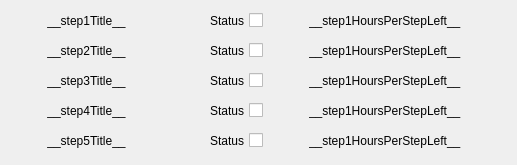
              <widget class="QWidget" name="scrollAreaWidgetContents">
               <property name="geometry">
                <rect>
                 <x>0</x>
                 <y>0</y>
                 <width>517</width>
                 <height>165</height>
                </rect>
               </property>
               <widget class="QWidget" name="layoutWidget">
                <property name="geometry">
                 <rect>
                  <x>10</x>
                  <y>40</y>
                  <width>501</width>
                  <height>22</height>
                 </rect>
                </property>
                <layout class="QHBoxLayout" name="horizontalLayout_6">
                 <item>
                  <widget class="QLabel" name="step2title_label">
                   <property name="text">
                    <string>__step2Title__</string>
                   </property>
                   <property name="alignment">
                    <set>Qt::AlignCenter</set>
                   </property>
                  </widget>
                 </item>
                 <item>
                  <spacer name="horizontalSpacer_7">
                   <property name="orientation">
                    <enum>Qt::Horizontal</enum>
                   </property>
                   <property name="sizeType">
                    <enum>QSizePolicy::Fixed</enum>
                   </property>
                   <property name="sizeHint" stdset="0">
                    <size>
                     <width>40</width>
                     <height>20</height>
                    </size>
                   </property>
                  </spacer>
                 </item>
                 <item>
                  <widget class="QCheckBox" name="step2_checkBox">
                   <property name="maximumSize">
                    <size>
                     <width>54</width>
                     <height>17</height>
                    </size>
                   </property>
                   <property name="layoutDirection">
                    <enum>Qt::RightToLeft</enum>
                   </property>
                   <property name="text">
                    <string>Status</string>
                   </property>
                   <property name="tristate">
                    <bool>false</bool>
                   </property>
                  </widget>
                 </item>
                 <item>
                  <spacer name="horizontalSpacer_8">
                   <property name="orientation">
                    <enum>Qt::Horizontal</enum>
                   </property>
                   <property name="sizeType">
                    <enum>QSizePolicy::Fixed</enum>
                   </property>
                   <property name="sizeHint" stdset="0">
                    <size>
                     <width>40</width>
                     <height>20</height>
                    </size>
                   </property>
                  </spacer>
                 </item>
                 <item>
                  <widget class="QLabel" name="step1hoursPerStepLeft_label_2">
                   <property name="text">
                    <string>__step1HoursPerStepLeft__</string>
                   </property>
                  </widget>
                 </item>
                 <item>
                  <spacer name="horizontalSpacer_16">
                   <property name="orientation">
                    <enum>Qt::Horizontal</enum>
                   </property>
                   <property name="sizeType">
                    <enum>QSizePolicy::Fixed</enum>
                   </property>
                   <property name="sizeHint" stdset="0">
                    <size>
                     <width>50</width>
                     <height>20</height>
                    </size>
                   </property>
                  </spacer>
                 </item>
                </layout>
               </widget>
               <widget class="QWidget" name="layoutWidget_2">
                <property name="geometry">
                 <rect>
                  <x>10</x>
                  <y>70</y>
                  <width>501</width>
                  <height>22</height>
                 </rect>
                </property>
                <layout class="QHBoxLayout" name="horizontalLayout_7">
                 <item>
                  <widget class="QLabel" name="step3title_label">
                   <property name="text">
                    <string>__step3Title__</string>
                   </property>
                   <property name="alignment">
                    <set>Qt::AlignCenter</set>
                   </property>
                  </widget>
                 </item>
                 <item>
                  <spacer name="horizontalSpacer_9">
                   <property name="orientation">
                    <enum>Qt::Horizontal</enum>
                   </property>
                   <property name="sizeType">
                    <enum>QSizePolicy::Fixed</enum>
                   </property>
                   <property name="sizeHint" stdset="0">
                    <size>
                     <width>40</width>
                     <height>20</height>
                    </size>
                   </property>
                  </spacer>
                 </item>
                 <item>
                  <widget class="QCheckBox" name="step3_checkBox">
                   <property name="maximumSize">
                    <size>
                     <width>54</width>
                     <height>17</height>
                    </size>
                   </property>
                   <property name="layoutDirection">
                    <enum>Qt::RightToLeft</enum>
                   </property>
                   <property name="text">
                    <string>Status</string>
                   </property>
                   <property name="tristate">
                    <bool>false</bool>
                   </property>
                  </widget>
                 </item>
                 <item>
                  <spacer name="horizontalSpacer_10">
                   <property name="orientation">
                    <enum>Qt::Horizontal</enum>
                   </property>
                   <property name="sizeType">
                    <enum>QSizePolicy::Fixed</enum>
                   </property>
                   <property name="sizeHint" stdset="0">
                    <size>
                     <width>40</width>
                     <height>20</height>
                    </size>
                   </property>
                  </spacer>
                 </item>
                 <item>
                  <widget class="QLabel" name="step1hoursPerStepLeft_label_3">
                   <property name="text">
                    <string>__step1HoursPerStepLeft__</string>
                   </property>
                  </widget>
                 </item>
                 <item>
                  <spacer name="horizontalSpacer_17">
                   <property name="orientation">
                    <enum>Qt::Horizontal</enum>
                   </property>
                   <property name="sizeType">
                    <enum>QSizePolicy::Fixed</enum>
                   </property>
                   <property name="sizeHint" stdset="0">
                    <size>
                     <width>50</width>
                     <height>20</height>
                    </size>
                   </property>
                  </spacer>
                 </item>
                </layout>
               </widget>
               <widget class="QWidget" name="layoutWidget_3">
                <property name="geometry">
                 <rect>
                  <x>10</x>
                  <y>100</y>
                  <width>501</width>
                  <height>22</height>
                 </rect>
                </property>
                <layout class="QHBoxLayout" name="horizontalLayout_8">
                 <item>
                  <widget class="QLabel" name="step4title_label">
                   <property name="text">
                    <string>__step4Title__</string>
                   </property>
                   <property name="alignment">
                    <set>Qt::AlignCenter</set>
                   </property>
                  </widget>
                 </item>
                 <item>
                  <spacer name="horizontalSpacer_11">
                   <property name="orientation">
                    <enum>Qt::Horizontal</enum>
                   </property>
                   <property name="sizeType">
                    <enum>QSizePolicy::Fixed</enum>
                   </property>
                   <property name="sizeHint" stdset="0">
                    <size>
                     <width>40</width>
                     <height>20</height>
                    </size>
                   </property>
                  </spacer>
                 </item>
                 <item>
                  <widget class="QCheckBox" name="step4_checkBox">
                   <property name="maximumSize">
                    <size>
                     <width>54</width>
                     <height>17</height>
                    </size>
                   </property>
                   <property name="layoutDirection">
                    <enum>Qt::RightToLeft</enum>
                   </property>
                   <property name="text">
                    <string>Status</string>
                   </property>
                   <property name="tristate">
                    <bool>false</bool>
                   </property>
                  </widget>
                 </item>
                 <item>
                  <spacer name="horizontalSpacer_12">
                   <property name="orientation">
                    <enum>Qt::Horizontal</enum>
                   </property>
                   <property name="sizeType">
                    <enum>QSizePolicy::Fixed</enum>
                   </property>
                   <property name="sizeHint" stdset="0">
                    <size>
                     <width>40</width>
                     <height>20</height>
                    </size>
                   </property>
                  </spacer>
                 </item>
                 <item>
                  <widget class="QLabel" name="step1hoursPerStepLeft_label_4">
                   <property name="text">
                    <string>__step1HoursPerStepLeft__</string>
                   </property>
                  </widget>
                 </item>
                 <item>
                  <spacer name="horizontalSpacer_18">
                   <property name="orientation">
                    <enum>Qt::Horizontal</enum>
                   </property>
                   <property name="sizeType">
                    <enum>QSizePolicy::Fixed</enum>
                   </property>
                   <property name="sizeHint" stdset="0">
                    <size>
                     <width>50</width>
                     <height>20</height>
                    </size>
                   </property>
                  </spacer>
                 </item>
                </layout>
               </widget>
               <widget class="QWidget" name="layoutWidget_4">
                <property name="geometry">
                 <rect>
                  <x>10</x>
                  <y>130</y>
                  <width>501</width>
                  <height>22</height>
                 </rect>
                </property>
                <layout class="QHBoxLayout" name="horizontalLayout_9">
                 <item>
                  <widget class="QLabel" name="step5title_label">
                   <property name="text">
                    <string>__step5Title__</string>
                   </property>
                   <property name="alignment">
                    <set>Qt::AlignCenter</set>
                   </property>
                  </widget>
                 </item>
                 <item>
                  <spacer name="horizontalSpacer_13">
                   <property name="orientation">
                    <enum>Qt::Horizontal</enum>
                   </property>
                   <property name="sizeType">
                    <enum>QSizePolicy::Fixed</enum>
                   </property>
                   <property name="sizeHint" stdset="0">
                    <size>
                     <width>40</width>
                     <height>20</height>
                    </size>
                   </property>
                  </spacer>
                 </item>
                 <item>
                  <widget class="QCheckBox" name="step5_checkBox">
                   <property name="maximumSize">
                    <size>
                     <width>54</width>
                     <height>17</height>
                    </size>
                   </property>
                   <property name="layoutDirection">
                    <enum>Qt::RightToLeft</enum>
                   </property>
                   <property name="text">
                    <string>Status</string>
                   </property>
                   <property name="tristate">
                    <bool>false</bool>
                   </property>
                  </widget>
                 </item>
                 <item>
                  <spacer name="horizontalSpacer_14">
                   <property name="orientation">
                    <enum>Qt::Horizontal</enum>
                   </property>
                   <property name="sizeType">
                    <enum>QSizePolicy::Fixed</enum>
                   </property>
                   <property name="sizeHint" stdset="0">
                    <size>
                     <width>40</width>
                     <height>20</height>
                    </size>
                   </property>
                  </spacer>
                 </item>
                 <item>
                  <widget class="QLabel" name="step1hoursPerStepLeft_label_5">
                   <property name="text">
                    <string>__step1HoursPerStepLeft__</string>
                   </property>
                  </widget>
                 </item>
                 <item>
                  <spacer name="horizontalSpacer_19">
                   <property name="orientation">
                    <enum>Qt::Horizontal</enum>
                   </property>
                   <property name="sizeType">
                    <enum>QSizePolicy::Fixed</enum>
                   </property>
                   <property name="sizeHint" stdset="0">
                    <size>
                     <width>50</width>
                     <height>17</height>
                    </size>
                   </property>
                  </spacer>
                 </item>
                </layout>
               </widget>
               <widget class="QWidget" name="layoutWidget">
                <property name="geometry">
                 <rect>
                  <x>10</x>
                  <y>10</y>
                  <width>501</width>
                  <height>22</height>
                 </rect>
                </property>
                <layout class="QHBoxLayout" name="horizontalLayout_5">
                 <item>
                  <widget class="QLabel" name="step1title_label">
                   <property name="text">
                    <string>__step1Title__</string>
                   </property>
                   <property name="alignment">
                    <set>Qt::AlignCenter</set>
                   </property>
                  </widget>
                 </item>
                 <item>
                  <spacer name="horizontalSpacer_3">
                   <property name="orientation">
                    <enum>Qt::Horizontal</enum>
                   </property>
                   <property name="sizeType">
                    <enum>QSizePolicy::Fixed</enum>
                   </property>
                   <property name="sizeHint" stdset="0">
                    <size>
                     <width>40</width>
                     <height>20</height>
                    </size>
                   </property>
                  </spacer>
                 </item>
                 <item>
                  <widget class="QCheckBox" name="step1_checkBox">
                   <property name="maximumSize">
                    <size>
                     <width>54</width>
                     <height>17</height>
                    </size>
                   </property>
                   <property name="layoutDirection">
                    <enum>Qt::RightToLeft</enum>
                   </property>
                   <property name="text">
                    <string>Status</string>
                   </property>
                   <property name="tristate">
                    <bool>false</bool>
                   </property>
                  </widget>
                 </item>
                 <item>
                  <spacer name="horizontalSpacer_6">
                   <property name="orientation">
                    <enum>Qt::Horizontal</enum>
                   </property>
                   <property name="sizeType">
                    <enum>QSizePolicy::Fixed</enum>
                   </property>
                   <property name="sizeHint" stdset="0">
                    <size>
                     <width>40</width>
                     <height>20</height>
                    </size>
                   </property>
                  </spacer>
                 </item>
                 <item>
                  <widget class="QLabel" name="step1hoursPerStepLeft_label">
                   <property name="text">
                    <string>__step1HoursPerStepLeft__</string>
                   </property>
                  </widget>
                 </item>
                 <item>
                  <spacer name="horizontalSpacer_15">
                   <property name="orientation">
                    <enum>Qt::Horizontal</enum>
                   </property>
                   <property name="sizeType">
                    <enum>QSizePolicy::Fixed</enum>
                   </property>
                   <property name="sizeHint" stdset="0">
                    <size>
                     <width>50</width>
                     <height>20</height>
                    </size>
                   </property>
                  </spacer>
                 </item>
                </layout>
               </widget>
              </widget>
